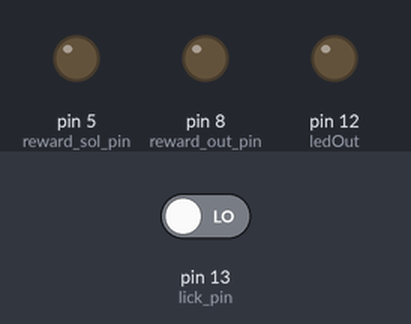
A sketch run on a simulated Arduino Uno, built with avr-gcc and run on an emulated ATmega328P. On the bench: output pins drawn as LEDs (lit = HIGH). Inputs (shaded band) come from the test bench; at power-on: pin 13 (lick_pin) LOW. Random numbers use the default seed unless the sketch sets one.

Above: at 1.2 s.
1.3 s: pin 13 (lick_pin) driven HIGH
At 1.9 s:
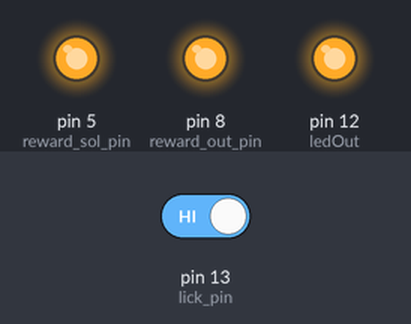
At 2.6 s:
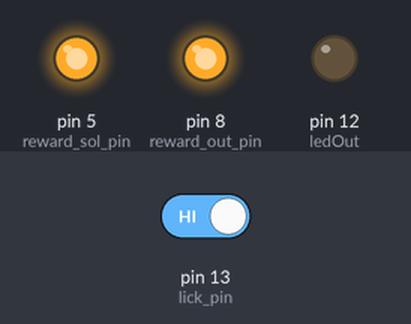
Timing chart, 0 to 9.8 s (numbered marks = the images above; inputs shaded):
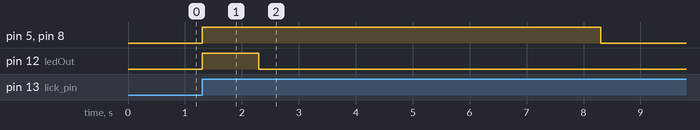

The sketch:

lick_reward2.ino
```cpp
/////////////////////////////////////////////////////////////////////////////////////////////////
//
//      Train and tast script for learing to lick during deviant stimulus
//
//          Script logic:
//              Matlab script and arduino communicate through serial COM port (USB). At the start of the
//              experiment and at the start of every trial, matlab sends message to check if arduino is ready,
//              ardunino sends back ready response. If ready matlab starets the trial. Matlab sends either '1'
//              or '0' depending on which type of trial, arduino reads digital input for licks and decides what
//              to do during licks depending on what trial it is. If time out or delay for reward is needed it
//              could be added to arduino script during 'reward' or 'punishment' and matlab will wait until
//              arduino is finished before starting a new trial.
//
//          To run experiment:
//              Compile and uplode script to arduino.
//              Run voltage_recording_NI_DAQ function to start voltage recording
//              Run vMMN_lick or any other script
//
/////////////////////////////////////////////////////////////////////////////////////////////
///////// Includes ///////////////

///////// Parameters //////////////////////

bool run_exp = true;    // turn on or off exp

int reward_sol_duration = 7000;         // 20ms release 4ul drop.time (in ms) that reward valve is open (80ms for 2p)
int drink_duration = 5000;    // time given for animal to drink reward water before resuming next trial
int punish_timeout_duration = 2000;   // in ms

////// Reward cues
int includeSoundRewardCue = 0;
int rewToneDur = 100;

int includeLEDRewardCue = 1;
int rewLEDDur = 1000;

//////// Define pin numbers ////////////////

// Lick pins
int lick_pin = 13;         // pin 13 Right or 12 Left is also connected to right lick port

// defining solenoid pins
int reward_sol_pin = 5;     //  6 Right or 5 Left //define pin for turing solenoid valve ON

//Voltage recording pins for NI-DAQ
int reward_out_pin = 8;
int punish_out_pin = 9;

// Speaker
int speakerOut = 11;    // define PWM pin for speaker/tone output
int rewFreq = 8000;
int startTime;

// LED out (for reward cue)
int ledOut = 12;


////////////// Serial communication

// messages from matlab
char matlab_start_stop_exp = '5';
char matlab_red_trial = '1';
char matlab_dev_trial = '2';

// messages from arduino
char ready_for_trial = '6';
char ready_to_start_stop = '7';

/////////// initialize
bool lick_state = LOW;
int matlab_data = 0;
int experiment_started = 0;
int trial_type = 0;   // 0 = no trials, 1 = redundant, 2 = deviant

///// SETUP ////////////////////////////////
void setup()
{
    pinMode(lick_pin, INPUT);

    pinMode(reward_sol_pin, OUTPUT);  // sets digital pin for turing solenoid valve ON

    pinMode(reward_out_pin, OUTPUT);

    pinMode(ledOut, OUTPUT);


    //tone1.begin(13);


//    pinMode(punish_out_pin, OUTPUT);
//
//    Serial.begin(9600);    // initialize serial for output to Processing sketch
//
//    randomSeed(analogRead(3));


    //pinMode(13, OUTPUT); // LED on arduino
}

//////// MAIN LOOP /////////////////////////////////

// logic - if mouse licks during reward stimulus, he gets a reward
void loop()
{
    if (run_exp == true)
    {
      // check for licks during experiment
      lick_state = digitalRead(lick_pin);

      // if there was a lick
      if (lick_state == HIGH)
      {
          reward();
      }

      lick_state = LOW;
    }

}  // end VOID LOOP()


// function for reward administration
void reward()
{
    if (includeSoundRewardCue) // PLAY TONE AS REWARD CUE
    {
        tone(speakerOut, rewFreq, rewToneDur);
    }
    digitalWrite(reward_sol_pin, HIGH);    // open solenoid valve for a short time
    digitalWrite(reward_out_pin, HIGH);
    digitalWrite(ledOut, HIGH);
    if (includeLEDRewardCue)
    {
        if (reward_sol_duration < rewLEDDur)
        {
            delay(reward_sol_duration);
            digitalWrite(reward_sol_pin, LOW);
            digitalWrite(reward_out_pin, LOW);

            delay(rewLEDDur - reward_sol_duration);
            digitalWrite(ledOut, LOW);
        }
        else
        {
            delay(rewLEDDur);
            digitalWrite(ledOut, LOW);

            delay(reward_sol_duration - rewLEDDur);
            digitalWrite(reward_sol_pin, LOW);
            digitalWrite(reward_out_pin, LOW);
        }
        // final delay
        delay(drink_duration - reward_sol_duration - rewLEDDur);
    }
    else
    {
        delay(reward_sol_duration);
        digitalWrite(reward_sol_pin, LOW);
        digitalWrite(reward_out_pin, LOW);

        // final delay
        delay(drink_duration - reward_sol_duration);
    }
}

// function for punishment administration
void punish()
{
    startTime = millis();
    digitalWrite(punish_out_pin, HIGH);

    while ((millis() - startTime) < punish_timeout_duration)
    {
        tone(speakerOut, random(500, 10000), 1);
        delay(1);
    }

    digitalWrite(punish_out_pin, LOW);

// here include maybe a horrible tone

}
```

Measured:
- after the input at 1.3 s, pin 5 (reward_sol_pin), pin 8 (reward_out_pin): LOW → HIGH at once, → LOW 7.0 s later; pin 12 (ledOut): LOW → HIGH at once, → LOW 1.0 s later
